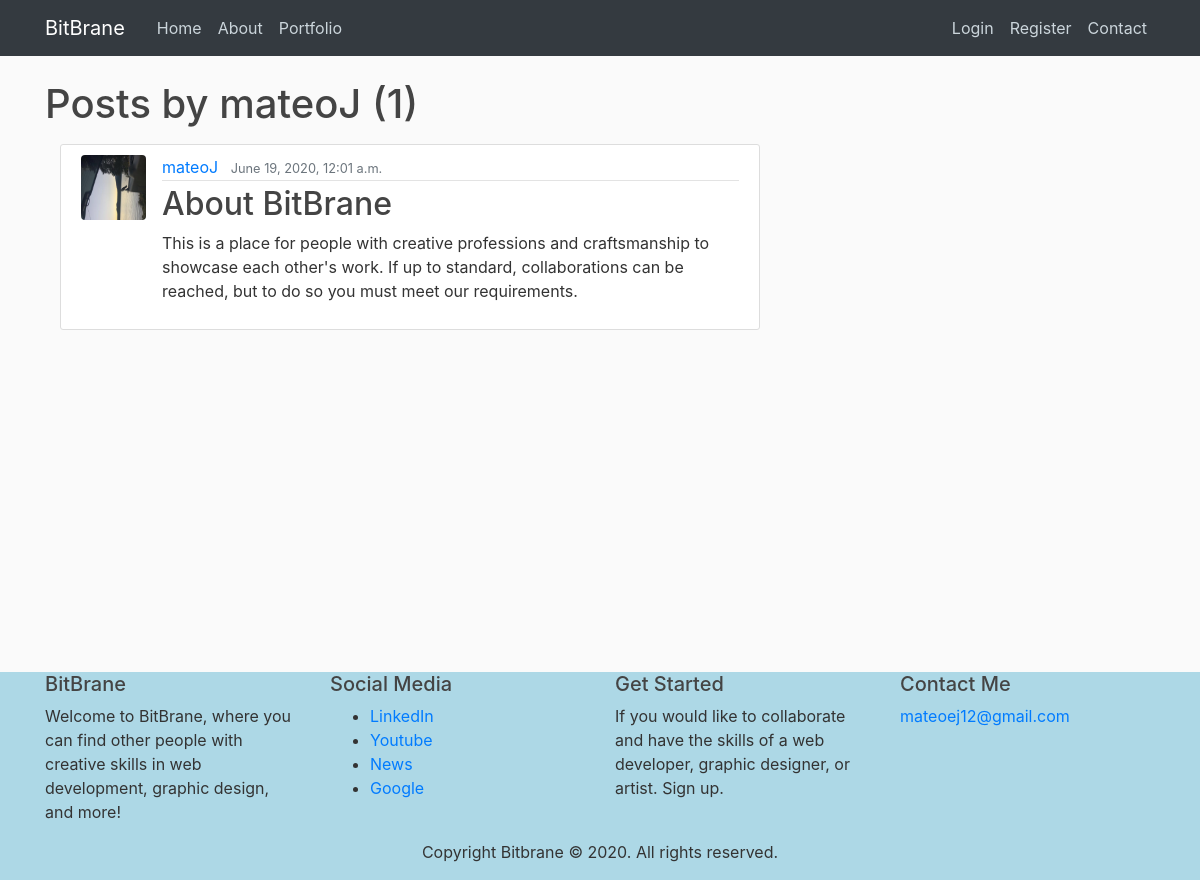
The page /user/mateoJ on the database its author committed.
### blog/models.py (models this page shows, shortened)
class Post(models.Model):
    title = models.CharField(max_length=100)
    content = models.TextField()
    date_posted = models.DateTimeField(default=timezone.now)
    author = models.ForeignKey(User, on_delete=models.CASCADE)

### users/models.py (models this page shows, shortened)
class Profile(models.Model):
    user = models.OneToOneField(User, on_delete=models.CASCADE)
    image = models.ImageField(default='default.jpg', upload_to='profile_pics')

### blog/views.py (the view)
# urls.py: path('user/<str:username>', UserPostListView.as_view(), name='user-posts'),
class UserPostListView(ListView):
    model = Post
    template_name = 'blog/user_posts.html'  # <app>/<model>_<viewtype>.html
    context_object_name = 'posts'
    ordering = ['-date_posted']
    paginate_by = 4
    def get_queryset(self):
        user = get_object_or_404(User, username=self.kwargs.get('username'))
        return Post.objects.filter(author=user).order_by("-date_posted")

### blog/templates/blog/user_posts.html (shortened to what this page needs)
{% extends "blog/base.html"%}
{% block content %}
<h1 class="mb-3">Posts by {{view.kwargs.username}} ({{page_obj.paginator.count}})</h1>
<main>
  <div class='container'>
    {%for post in posts %}
    <article class="media content-section">
      <img class="rounded article-img" src="{{post.author.profile.image.url}}">
      <div class="media-body">
        <div class="article-metadata">
          <a class="mr-2" href="{% url 'user-posts' post.author.username %}">{{ post.author }}</a>
          <small class="text-muted">{{ post.date_posted }}</small>
        </div>
        <h2><a class="article-title" href="{% url 'post-detail' post.id%}">{{ post.title }}</a></h2>
        <p class="article-content">{{ post.content }}</p>
      </div>
    </article>
    {% endfor %}
  </div>
</main>
{% endblock content %}

### blog/templates/blog/base.html (shortened to what this page needs)
{% load static %}
<!DOCTYPE html>
<html lang="en">
<head>
    <link rel="stylesheet" href="https://stackpath.bootstrapcdn.com/bootstrap/4.4.1/css/bootstrap.min.css"
>
    <link rel="stylesheet" type="text/css" href="{% static 'blog/main.css' %}">
</head>
<body>
<header class="site-header">
    <nav class="navbar fixed-top navbar-expand-lg navbar-dark bg-dark fixed-top">
        <div class="container">
            <a class="navbar-brand mr-4" href="{% url 'blog-home' %}">BitBrane </a>
            <div class="collapse navbar-collapse" id="navbarToggle">
                <div class="navbar-nav mr-auto">
                    <a class="nav-item nav-link" href="{% url 'blog-home' %}">Home</a>
                    <a class="nav-item nav-link" href="{% url 'blog-about' %}">About</a>
                    <a class="nav-item nav-link" href="{% url 'project_index' %}">Portfolio</a>
                </div>
                <div class="navbar-nav">
                    {% if user.is_authenticated %}
                        <a class="nav-item nav-link" href="{% url 'post-create' %}">New Post</a>
                        <a class="nav-item nav-link" href="{% url 'profile' %}">Profile</a>
                        <a class="nav-item nav-link" href="{% url 'logout' %}">Logout</a>
                    {% else %}
                        <a class="nav-item nav-link" href="{% url 'login' %}">Login</a>
                        <a class="nav-item nav-link" href="{% url 'register' %}">Register</a>
                        <a class="nav-item nav-link" href="{% url 'contact' %}">Contact</a>
                    {% endif %}
                </div>
            </div>
        </div>
    </nav>
</header>
<main role="main" class="container">
    <div class="row">
        <div class="col-md-8">
            {% block content %}{% endblock %}
</main>
<br>
{% block footer %}
    <footer id="footer">
        <div class="main-footer widgets-dark typo-light">
            <div class="container">
                <div class="row">
                    <div class="col-xs-12 col-sm-6 col-md-3">
                        <div class="widget subscribe no-box">
                            <h5 class="widget-title">BitBrane</h5>
                            <p>Welcome to BitBrane, where you can find other people with creative skills in web
                                development, graphic design, and more!
                            </p>
                        </div>
                    </div>
                    <div class="col-xs-12 col-sm-6 col-md-3">
                        <div class="widget no-box">
                            <h5 class="widget-title">Social Media</h5>
                            <ul class="thumbnail-widget">
                                <li>
                                    <div class="thumb-content"><a href="https://www.linkedin.com/in/mej1323/">
                                        LinkedIn</a></div>
                                </li>
                                <li>
                                    <div class="thumb-content"><a
                                            href="https://www.youtube.com/channel/UCqBmGk8Wanpl94K-XsF9vjw?view_as=subscriber">Youtube</a>
                                    </div>
                                </li>
                                <li>
                                    <div class="thumb-content"><a href="https://www.nytimes.com/">News</a></div>
                                </li>
                                <li>
                                    <div class="thumb-content"><a href="https://www.google.com/">Google</a></div>
                                </li>
                            </ul>
                        </div>
                    </div>
                    <div class="col-xs-12 col-sm-6 col-md-3">
                        <div class="widget no-box">
                            <h5 class="widget-title">Get Started</h5>
                            <p>If you would like to collaborate and have the skills of a web developer, graphic
                                designer, or artist.
                                Sign up.</p>
                        </div>
                    </div>
                    <div class="col-xs-12 col-sm-6 col-md-3">
                        <div class="widget no-box">
                            <h5 class="widget-title">Contact Me</h5>
                            <p><a href="mailto:info@domain.com" title="glorythemes">mateoej12@gmail.com</a></p>
                        </div>
                    </div>
                </div>
            </div>
        </div>
        <div class="footer-copyright">
            <div class="container">
                <div class="row">
                    <div class="col-md-12 text-center">
                        <p>Copyright Bitbrane © 2020. All rights reserved.</p>
                    </div>
                </div>
            </div>
        </div>
    </footer>
{% endblock %}
</html>

### blog/static/blog/main.css (style rules this page uses)
body { background: #fafafa; color: #333333; margin-top: 5rem; }
h1, h2, h3, h4, h5, h6 { color: #444444; }
ul { margin: 0; }
.site-header .navbar-nav .nav-link { color: #cbd5db; }
.content-section { background: #ffffff; padding: 10px 20px; border: 1px solid #dddddd; border-radius: 3px; margin-bottom: 20px; }
.article-title { color: #444444; }
.article-content { white-space: pre-line; }
.article-img { height: 65px; width: 65px; margin-right: 16px; }
.article-metadata { padding-bottom: 1px; margin-bottom: 4px; border-bottom: 1px solid #e3e3e3 }
* { box-sizing: border-box; }
*:before, *:after { box-sizing: border-box; }
html, body { height: 100%; position: relative; }
#footer { position: absolute; background: lightblue; bottom: 0; width: 100%; }

### rows shown on the page
Post: author.profile.image (placeholder picture), author "mateoJ", date_posted "June 19, 2020, 12:01 a.m.", title "About BitBrane", content "This is a place for people with creative professions and craftsmanship to showcase each other's work. If up to standard, collaborations can be reached, but to do so you must meet our requirements."

### other values the page prints
{{ view.kwargs.username }} "mateoJ"
{{ page_obj.paginator.count }} "1"
